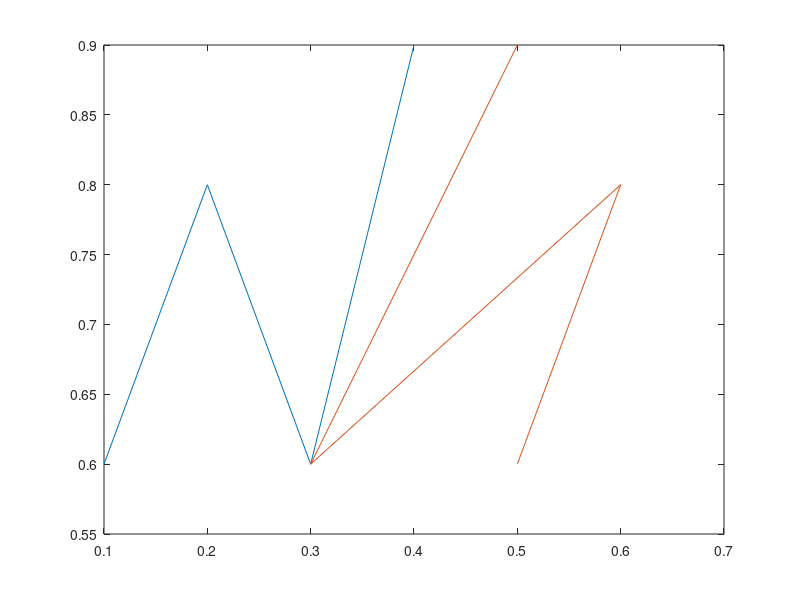

MATLAB code for this plot: (Note: this script raises an error after producing the figure.)
% Editor : Sayed Abulhasan Quadri ,Research Associate 
% CEDEC , USM , Malaysia 
% Let us start with  Perceptron
%  Classification with a 2-input perceptron.
% SIMUP - Simulates a perceptron layer.
% TRAINP - Trains a perceptron layer with perceptron rule.
% Using the above functions a 2-input hard limit neuron is trained to classify 4 input vectors into two
% categories.
% DEFINING A CLASSIFICATION PROBLEM
% A row vector P defines four 2-element input vectors:
% P = [-0.5 -0.5 +0.3 +0.0;
% -0.5 +0.5 -0.5 +1.0];
% A row vector T defines the vector's target categories.
% T = [1 1 0 0];
% PLOTTING THE VECTORS TO CLASSIFY
% We can plot these vectors with PLOTPV:
% plotpv(P,T);
% The perceptron must properly classify the 4 input vectors in P into the two categories defined by T.
% DEFINE THE PERCEPTRON
% Perceptrons have HARDLIM neurons. These neurons are capable of separating an input pace with
% a straight line into two categories (0 and 1).
% INITP generates initial weights and biases for our neuron:
% [W,b] = initp(P,T)
% INITIAL PERCEPTRON CLASSIFICATION
% The input vectors can be replotted...
% plotpv(P,T)
% ...with the neuron's initial attempt at classification.
% INITP - Initializes a perceptron layer.
% [W,B] = INITP(P,T)
% P - RxQ matrix of input vectors.
% T - SxQ matrix of target outputs.
% Returns weights and biases.
% plotpc(W,b)
% The neuron probably does not yet make a good classification! Fear not...we are going to train it.
% TRAINING THE PERCEPTRON
% TRAINP trains perceptrons to classify input vectors.
% TRAINP returns new weights and biases that will form a better classifier. It also returns the number
% of epochs the perceptron was trained and the perceptron's errors throughout training.
% [W,b,epochs,errors] = trainp(W,b,P,T,-1);
% PLOTTING THE ERROR CURVE
% Here the errors are plotted with respect to training epochs:
% ploterr(errors);
% USING THE CLASSIFIER
% We can now classify any vector using SIMUP.
% Lets try an input vector of [-0.5; 0.5]:
% p = [-0.5; 0.5];
% a = simup(p,W,b)

% Program starts here 
P = [+0.1 +0.2 +0.3 +0.4 ; +0.5 +0.6 +0.3 +0.5 ];
T = [0.6 0.8 0.6 0.9 ];
 plot(P,T);
[W,b] = initp(P,T)
figure;
 plot(P,T);
 figure;
plotpc(W,b);
[W,b,epochs,errors] = trainp(W,b,P,T,1);
figure;
ploterr(errors)
display(' see below format to get output from trained network ')
display('p = [-0.5; 0.5];')
display ('a = simup(p,W,b)')